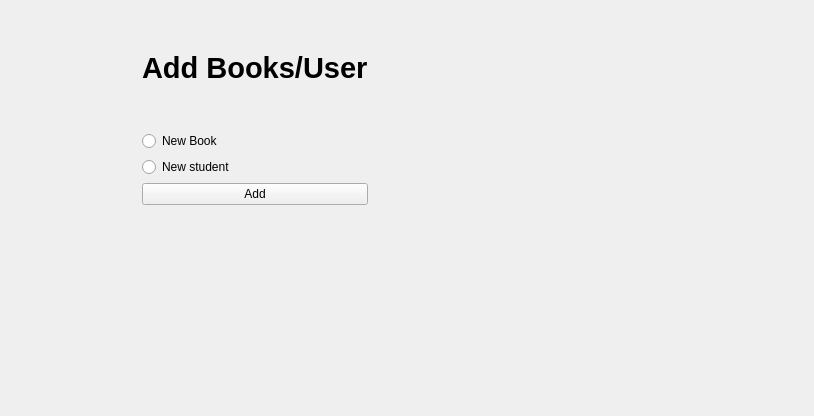
     <widget class="QWidget" name="page_add">
      <layout class="QGridLayout" name="gridLayout_7">
       <item row="0" column="2">
        <spacer name="verticalSpacer_14">
         <property name="orientation">
          <enum>Qt::Vertical</enum>
         </property>
         <property name="sizeHint" stdset="0">
          <size>
           <width>20</width>
           <height>40</height>
          </size>
         </property>
        </spacer>
       </item>
       <item row="6" column="2">
        <widget class="QPushButton" name="pushButton_add_2">
         <property name="text">
          <string>Add</string>
         </property>
        </widget>
       </item>
       <item row="7" column="2">
        <spacer name="verticalSpacer_15">
         <property name="orientation">
          <enum>Qt::Vertical</enum>
         </property>
         <property name="sizeHint" stdset="0">
          <size>
           <width>20</width>
           <height>200</height>
          </size>
         </property>
        </spacer>
       </item>
       <item row="1" column="4">
        <spacer name="horizontalSpacer_5">
         <property name="orientation">
          <enum>Qt::Horizontal</enum>
         </property>
         <property name="sizeHint" stdset="0">
          <size>
           <width>305</width>
           <height>20</height>
          </size>
         </property>
        </spacer>
       </item>
       <item row="3" column="0">
        <spacer name="horizontalSpacer_4">
         <property name="orientation">
          <enum>Qt::Horizontal</enum>
         </property>
         <property name="sizeHint" stdset="0">
          <size>
           <width>131</width>
           <height>20</height>
          </size>
         </property>
        </spacer>
       </item>
       <item row="2" column="2">
        <spacer name="verticalSpacer_16">
         <property name="orientation">
          <enum>Qt::Vertical</enum>
         </property>
         <property name="sizeHint" stdset="0">
          <size>
           <width>20</width>
           <height>40</height>
          </size>
         </property>
        </spacer>
       </item>
       <item row="1" column="2">
        <widget class="QLabel" name="label">
         <property name="font">
          <font>
           <pointsize>22</pointsize>
           <bold>true</bold>
          </font>
         </property>
         <property name="text">
          <string>Add Books/User</string>
         </property>
        </widget>
       </item>
       <item row="6" column="3">
        <spacer name="horizontalSpacer_6">
         <property name="orientation">
          <enum>Qt::Horizontal</enum>
         </property>
         <property name="sizeHint" stdset="0">
          <size>
           <width>124</width>
           <height>20</height>
          </size>
         </property>
        </spacer>
       </item>
       <item row="3" column="2" colspan="2">
        <layout class="QVBoxLayout" name="verticalLayout_2">
         <item>
          <widget class="QRadioButton" name="radioButton_addbook">
           <property name="styleSheet">
            <string notr="true"/>
           </property>
           <property name="text">
            <string>New Book</string>
           </property>
          </widget>
         </item>
         <item>
          <widget class="QRadioButton" name="radioButton_addstud">
           <property name="text">
            <string>New student</string>
           </property>
          </widget>
         </item>
        </layout>
       </item>
      </layout>
     </widget>
